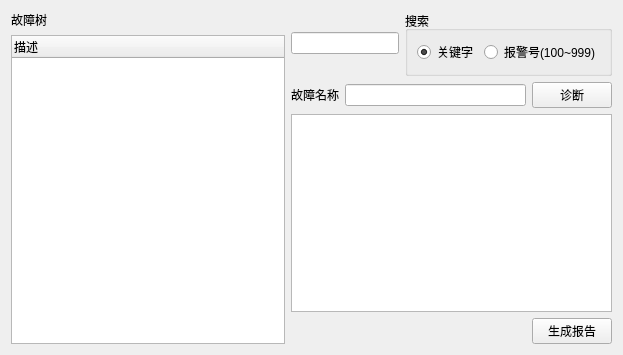
<?xml version="1.0" encoding="UTF-8"?>
<ui version="4.0">
 <class>ZhenDuanForm</class>
 <widget class="QWidget" name="ZhenDuanForm">
  <property name="geometry">
   <rect>
    <x>0</x>
    <y>0</y>
    <width>623</width>
    <height>355</height>
   </rect>
  </property>
  <property name="windowTitle">
   <string>Form</string>
  </property>
  <layout class="QHBoxLayout" name="horizontalLayout_5">
   <item>
    <layout class="QVBoxLayout" name="verticalLayout">
     <item>
      <widget class="QLabel" name="label_4">
       <property name="text">
        <string>故障树</string>
       </property>
      </widget>
     </item>
     <item>
      <widget class="QTreeWidget" name="treeWidget">
       <column>
        <property name="text">
         <string>描述</string>
        </property>
       </column>
      </widget>
     </item>
    </layout>
   </item>
   <item>
    <layout class="QVBoxLayout" name="verticalLayout_2">
     <item>
      <layout class="QHBoxLayout" name="horizontalLayout_4">
       <item>
        <widget class="QLineEdit" name="lineEdit_search"/>
       </item>
       <item>
        <widget class="QGroupBox" name="groupBox">
         <property name="title">
          <string>搜索</string>
         </property>
         <property name="flat">
          <bool>false</bool>
         </property>
         <property name="checkable">
          <bool>false</bool>
         </property>
         <property name="checked">
          <bool>false</bool>
         </property>
         <layout class="QHBoxLayout" name="horizontalLayout">
          <item>
           <widget class="QRadioButton" name="radioButton_keyWord">
            <property name="text">
             <string>关键字</string>
            </property>
            <property name="checked">
             <bool>true</bool>
            </property>
           </widget>
          </item>
          <item>
           <widget class="QRadioButton" name="radioButton_alarmID">
            <property name="text">
             <string>报警号(100~999)</string>
            </property>
           </widget>
          </item>
         </layout>
        </widget>
       </item>
      </layout>
     </item>
     <item>
      <layout class="QHBoxLayout" name="horizontalLayout_3">
       <item>
        <widget class="QLabel" name="label_5">
         <property name="text">
          <string>故障名称</string>
         </property>
        </widget>
       </item>
       <item>
        <widget class="QLineEdit" name="lineEdit_ErrDesc"/>
       </item>
       <item>
        <widget class="QPushButton" name="pushButton">
         <property name="text">
          <string>诊断</string>
         </property>
        </widget>
       </item>
      </layout>
     </item>
     <item>
      <widget class="QTextEdit" name="textEdit"/>
     </item>
     <item>
      <layout class="QHBoxLayout" name="horizontalLayout_2">
       <item>
        <spacer name="horizontalSpacer">
         <property name="orientation">
          <enum>Qt::Horizontal</enum>
         </property>
         <property name="sizeHint" stdset="0">
          <size>
           <width>40</width>
           <height>20</height>
          </size>
         </property>
        </spacer>
       </item>
       <item>
        <widget class="QPushButton" name="pushButton_2">
         <property name="text">
          <string>生成报告</string>
         </property>
        </widget>
       </item>
      </layout>
     </item>
    </layout>
   </item>
  </layout>
 </widget>
 <resources/>
 <connections/>
</ui>
